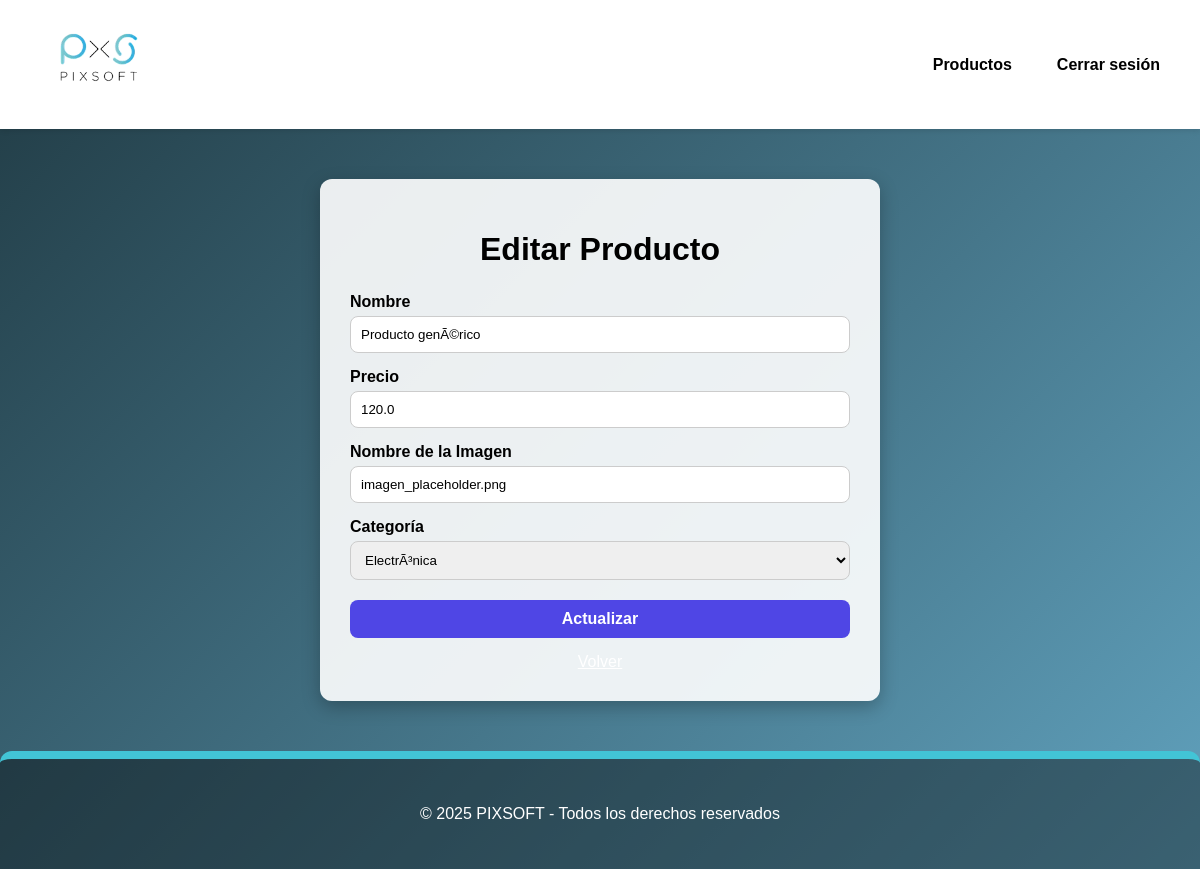
/admin/productos/edit/4 (signed in), run on an earlier commit of the app's database.
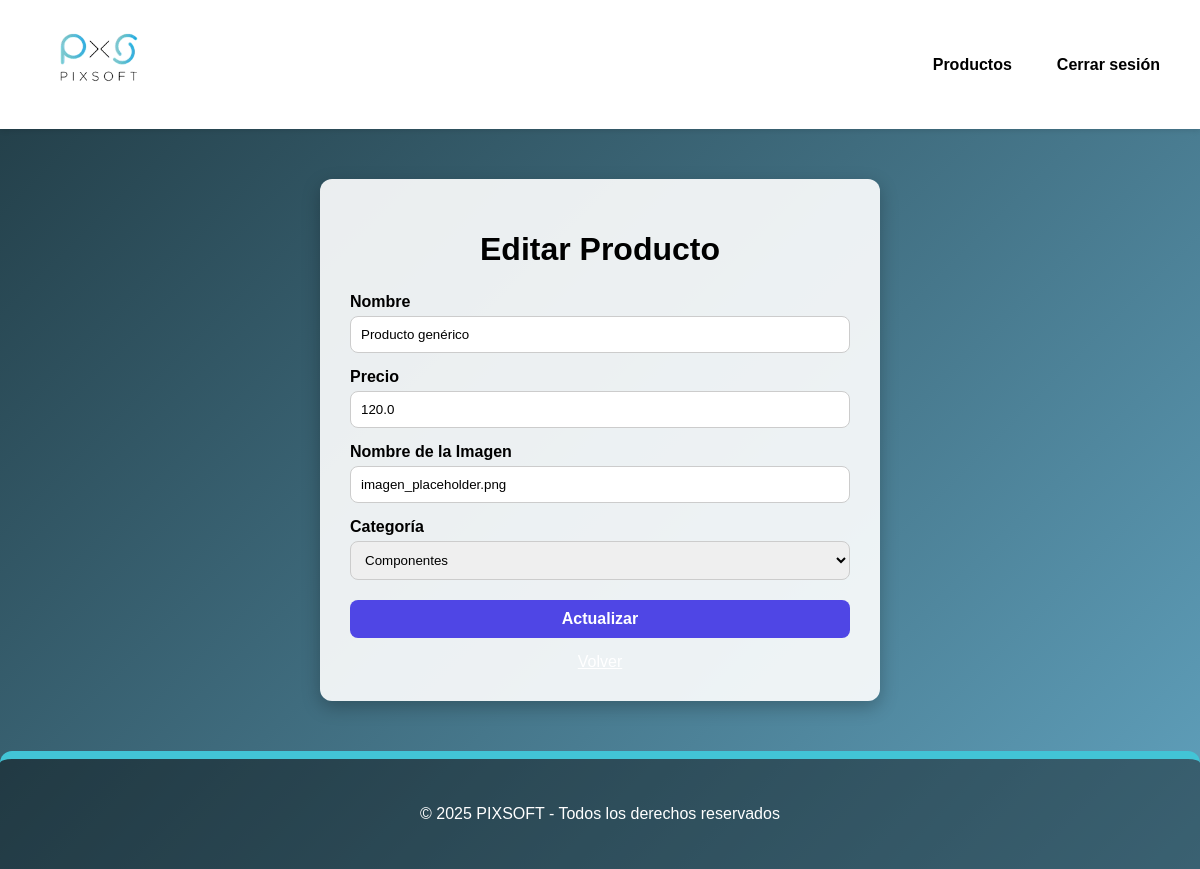
And on a later commit of the database.
### tables this page shows
CREATE TABLE productos (
    id INTEGER PRIMARY KEY AUTOINCREMENT,
    nombre TEXT NOT NULL,
    precio REAL NOT NULL,
    img TEXT,
    categoria_id INTEGER,
    FOREIGN KEY (categoria_id) REFERENCES categorias(id)
);

CREATE TABLE categorias (
    id INTEGER PRIMARY KEY AUTOINCREMENT,
    nombre TEXT UNIQUE NOT NULL
);

### app.py (the view)
    def wrapper(*args, **kwargs):
        if session.get("user_email") != "admin@pixsoft.com":
            return "No tienes permisos para acceder a esta página", 403
        return func(*args, **kwargs)

### app.py (called while the page is built, shortened)
def get_db():
    db = getattr(g, "_database", None)
    if db is None:
        db = g._database = sqlite3.connect(DATABASE)
        db.row_factory = sqlite3.Row
    return db

@app.teardown_appcontext
def close_connection(exception):
    db = getattr(g, "_database", None)
    if db is not None:
        db.close()

def admin_required(func):
    def wrapper(*args, **kwargs):
        if session.get("user_email") != "admin@pixsoft.com":
            return "No tienes permisos para acceder a esta página", 403
        return func(*args, **kwargs)
    wrapper.__name__ = func.__name__
    return wrapper

@app.route("/admin/productos/edit/<int:id>", methods=["GET", "POST"])
@admin_required
def edit_producto(id):
    db = get_db()
    categorias = db.execute("SELECT id, nombre FROM categorias ORDER BY nombre").fetchall()
    producto = db.execute("SELECT * FROM productos WHERE id=?", (id,)).fetchone()
    if not producto:
        return "Producto no encontrado", 404
    error = None
    return render_template("edit_producto.html", producto=producto, categorias=categorias, error=error)

### templates/edit_producto.html (shortened to what this page needs)
<!DOCTYPE html>
<html lang="es">
<head>
    <link rel="stylesheet" href="/static/css/index.css">
</head>
<body>
<header class="header">
    <div class="logo">
        <a href="{{ url_for('index') }}"><img src="/static/imagenes/logoutt_sinfondo.png" alt="Logo" width="100"></a>
    </div>
    <nav class="menu">
        <a href="{{ url_for('admin_productos') }}">Productos</a>
        <a href="{{ url_for('logout') }}">Cerrar sesión</a>
    </nav>
</header>
<div class="form-container">
    <h1>Editar Producto</h1>
    <form method="POST">
        <label for="nombre">Nombre</label>
        <input type="text" name="nombre" id="nombre" required value="{{ producto.nombre if producto else '' }}">
        <label for="precio">Precio</label>
        <input type="number" step="0.01" name="precio" id="precio" required value="{{ producto.precio if producto else '' }}">
        <label for="img">Nombre de la Imagen</label>
        <input type="text" name="img" id="img" value="{{ producto.img if producto else '' }}">
        <label for="categoria">Categoría</label>
        <select name="categoria" id="categoria" required>
            {% for cat in categorias %}
                <option value="{{ cat.id }}" {% if producto and producto.categoria_id == cat.id %}selected{% endif %}>
                    {{ cat.nombre }}
                </option>
            {% endfor %}
        </select>
        <button type="submit" class="submit-btn">{% if producto %}Actualizar{% else %}Agregar{% endif %}</button>
    </form>
    <a href="{{ url_for('admin_productos') }}" class="back-link">Volver</a>
</div>
<footer class="footer">
    <p>© 2025 PIXSOFT - Todos los derechos reservados</p>
</footer>
</body>
</html>

### static/css/index.css (style rules this page uses)
body { margin: 0; font-family: Arial, sans-serif; background: #f2f4f7; }
.header { display: flex; align-items: center; justify-content: space-between; padding: 15px 40px; background: white; box-shadow: 0 2px 5px rgba(0,0,0,0.1); }
.logo img { width: 120px; }
.menu { display: flex; gap: 25px; }
.menu a { text-decoration: none; color: #333; font-weight: bold; }
.footer { background: #E5E7EB; padding: 50px; border-top: 8px solid #42C4D6; margin-top: 40px; }

### templates/edit_producto.html (style rules this page uses)
body { margin: 0; font-family: Arial, sans-serif; min-height: 100vh; background: linear-gradient(-45deg, #6495ef, #2a5298, #76c4e6, #203a43); background-size: 400% 400%; animation: gradientMove 15s ease infinite; color: #fff; }
.header { background-color: white; color: black; display: flex; justify-content: space-between; align-items: center; padding: 15px 30px; }
.header a { color: black; text-decoration: none; margin: 0 10px; font-weight: bold; }
.form-container { max-width: 500px; margin: 50px auto; background: rgba(255,255,255,0.9); border-radius: 12px; padding: 30px; color: black; box-shadow: 0 6px 18px rgba(0,0,0,0.25); }
h1 { text-align: center; margin-bottom: 25px; }
form label { display: block; margin-top: 15px; font-weight: bold; }
form input, form select { width: 100%; padding: 10px; margin-top: 5px; border-radius: 8px; border: 1px solid #ccc; box-sizing: border-box; }
.submit-btn { margin-top: 20px; width: 100%; padding: 10px; background: #4F46E5; color: white; border: none; border-radius: 8px; cursor: pointer; font-size: 16px; font-weight: bold; }
.back-link { display: block; text-align: center; margin-top: 15px; color: #fff; text-decoration: underline; cursor: pointer; }
.footer { background: rgba(0,0,0,0.4); padding: 30px; margin-top: 40px; border-radius: 12px 12px 0 0; text-align: center; }

What changed in the data, as far as the page shows it:
changed productos "imagen_placeholder.png": nombre "Producto genÃ©rico" → "Producto genérico"; categoria "ElectrÃ³nica" → "Componentes"
